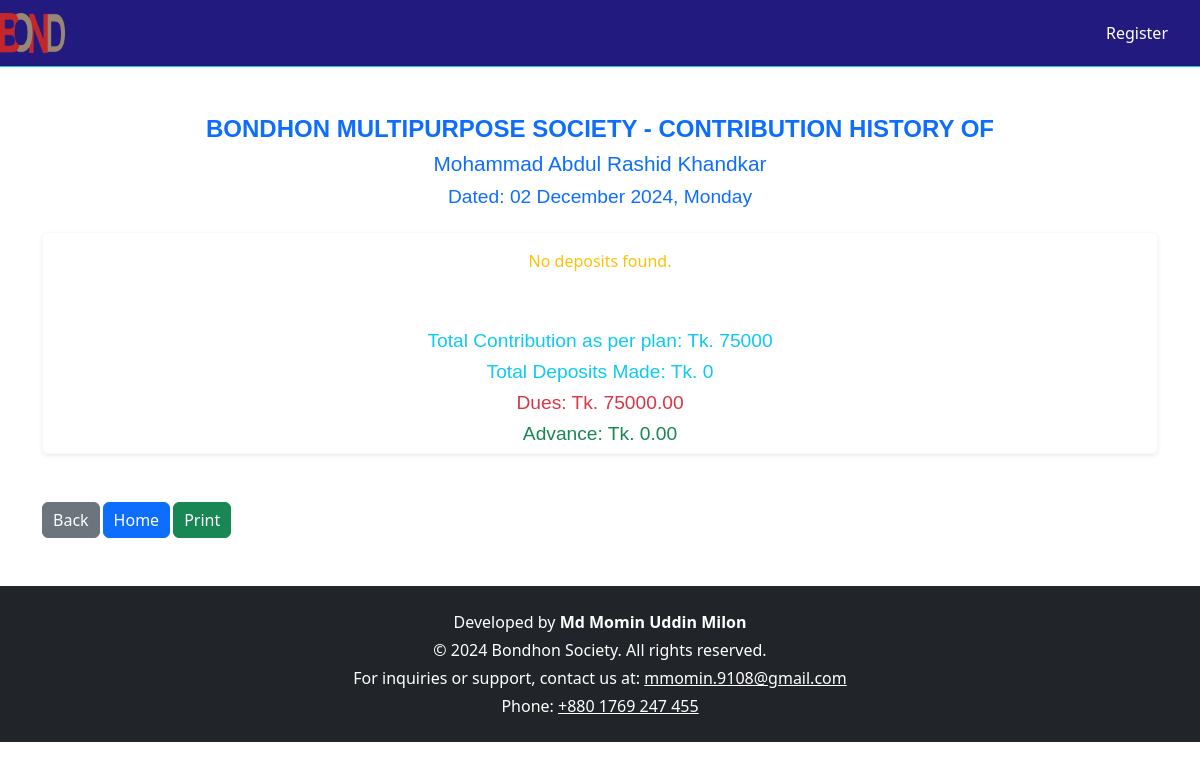
The app's page /view_deposits/25/, older data.
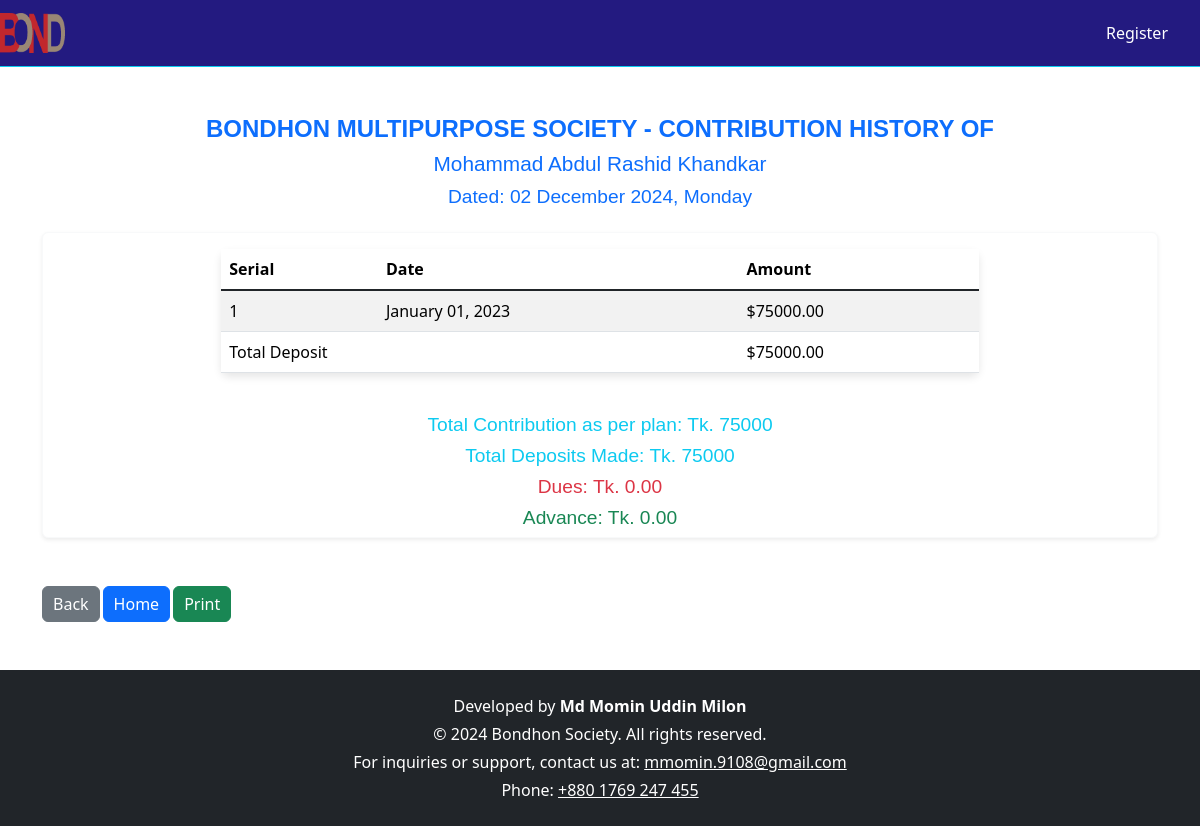
The same page, newer data.
### myapp/models.py (models this page shows, shortened)
class Deposit(models.Model):
    date = models.DateField()
    member = models.ForeignKey(SocietyMember, on_delete=models.CASCADE)
    amount = models.DecimalField(max_digits=10, decimal_places=2)
    fund_head = models.ForeignKey(ExpenseHead, on_delete=models.CASCADE)
    remark = models.CharField(max_length=200, default="Nil")

### myapp/views.py (the view)
# urls.py: path('view_deposits/<int:member_id>/', views.view_deposits, name='view_deposits'),
def view_deposits(request, member_id):
    member = SocietyMember.objects.get(id=member_id)
    deposits = Deposit.objects.filter(member=member)
    contribution_plan = ContributionPlan.objects.aggregate(Sum('amount'))['amount__sum'] or 0
    total_contribution_for_member = contribution_plan * member.shares if contribution_plan else 0
    total_deposit = deposits.aggregate(Sum('amount'))['amount__sum'] or 0
    dues = total_contribution_for_member - total_deposit
    advance = total_deposit - total_contribution_for_member if total_deposit > total_contribution_for_member else 0
    dueslist = []
    context = {
        'member': member,
        'deposits': deposits,
        'total_deposit': total_deposit,
        'total_contribution_for_member': total_contribution_for_member,
        'dues': dues,
        'advance': advance,
    }
    return render(request, 'view_deposits.html', context)

### templates/view_deposits.html (shortened to what this page needs)
{% extends 'base.html' %}
{% block content %}
<div class="container mt-5">
    <h4 class="text-center mb-2 text-primary" style="font-family: 'Arial', sans-serif; font-size: 1.5em; font-weight: 600;">BONDHON MULTIPURPOSE SOCIETY - CONTRIBUTION HISTORY OF</h4>
    <h5 class="text-center mb-2 text-primary" style="font-family: 'Arial', sans-serif; font-size: 1.3em; font-weight: 500;">{{ member.name|title }}</h5>
    <h5 class="text-center mb-4 text-primary" style="font-family: 'Arial', sans-serif; font-size: 1.2em; font-weight: 400;">Dated: {% now "d F Y, l" %}</h5>
    <div class="card shadow-sm border-light">
        <div class="card-body">
            {% if deposits %}
            <table class="table table-hover table-striped" style="width: 70%; margin: 0 auto; border-radius: 8px; box-shadow: 0px 4px 8px rgba(0, 0, 0, 0.1);">
                <thead class="thead-dark">
                    <tr>
                        <th>Serial</th>
                        <th>Date</th>
                        <th>Amount</th>
                    </tr>
                </thead>
                <tbody>
                    {% for deposit in deposits %}
                    <tr>
                        <td>{{ forloop.counter }}</td>
                        <td>{{ deposit.date|date:"F d, Y" }}</td>
                        <td>${{ deposit.amount|floatformat:2 }}</td>
                    </tr>
                    {% endfor %}
                    <tr class="font-weight-bold text-success">
                        <td colspan="2" class="text-right">Total Deposit</td>
                        <td>${{ total_deposit|floatformat:2 }}</td>
                    </tr>
                </tbody>
            </table>
            {% else %}
            <p class="text-center text-warning">No deposits found.</p>
            {% endif %}
        </div>
        <div class="text-center mt-4">
            <h3 class="text-info" style="font-family: 'Arial', sans-serif; font-size: 1.2em;">Total Contribution as per plan: Tk. {{ total_contribution_for_member }}</h3>
            <h3 class="text-info" style="font-family: 'Arial', sans-serif; font-size: 1.2em;">Total Deposits Made: Tk. {{ total_deposit }}</h3>
            <h3 class="text-danger" style="font-family: 'Arial', sans-serif; font-size: 1.2em;">
                Dues:
                {% if dues < 0 %}
                    Tk. 0.00 - Thank you, you have no dues
                {% else %}
                    Tk. {{ dues|floatformat:2 }}
                {% endif %}
            </h3>
            <h3 class="text-success" style="font-family: 'Arial', sans-serif; font-size: 1.2em;">
                Advance:
                {% if advance < 0 %}
                    Tk. 0.00
                {% else %}
                    Tk. {{ advance|floatformat:2 }}
                {% endif %}
            </h3>
        </div>
    </div>
    <div class="d-flex justify-content-start mt-5">
        <a href="javascript:history.back()" class="btn btn-secondary" style="padding: 5px 10px; margin-right: 3px;">Back</a>
        <a href="{% url 'home' %}" class="btn btn-primary" style="padding: 5px 10px; margin-right: 3px;">Home</a>
        <button class="btn btn-success print-btn" style="padding: 5px 10px; margin-right: 3px;" onclick="window.print();">Print</button>
    </div>
</div>
{% endblock %}

Row changes from the older to the newer data that the page shows:
added Deposit: date "January 01, 2023", amount "75000.00"
Text that changed along with them:
{{ total_deposit|floatformat:2 }}: (not shown) → "75000.00"
{{ total_deposit }}: "0" → "75000"
{{ dues|floatformat:2 }}: "75000.00" → "0.00"
text no longer shown: "No deposits found."
text now shown: "Serial Date Amount Total Deposit $"
